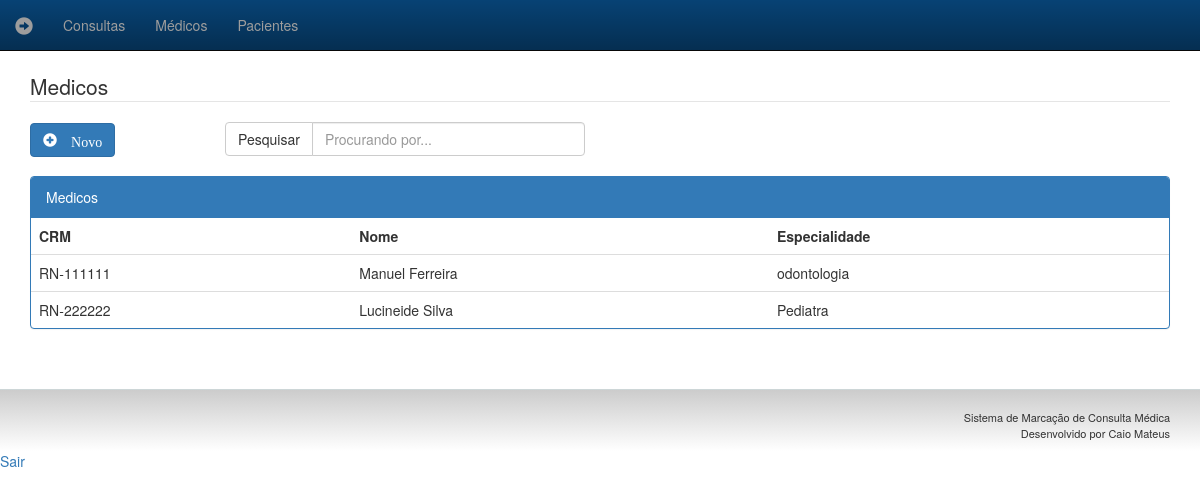
The page /medicos (signed in) on the database its author committed.
### consulta/models.py (models this page shows)
class Medico(models.Model):
	nome = models.CharField(max_length=50)
	crm = models.CharField(max_length=30)
	especialidade = models.CharField(max_length=30)
	def __str__(self):
		return self.nome

### consulta/views.py (the view)
# urls.py: url(r'^medicos$', views.medicos),
@login_required(login_url='login')
def medicos(request):
	medicos = Medico.objects.all()
	teste = 'Medicos'
	template = loader.get_template('medicos.html')
	context = RequestContext(request,{'medicos':medicos})
	return HttpResponse(template.render(context))

### consulta/templates/medicos.html (shortened to what this page needs)
{% extends "base.html" %}
{% block conteudo %}
      <legend>Medicos</legend>
        <div class="row">
          <div class="col-md-2">
            <a href="medico_forms"><button type="button" class="btn btn-primary glyphicon glyphicon-plus-sign"> Novo</button></a>
          </div>
          <div class="col-md-4">
            <div class="input-group">
                <span class="input-group-btn">
                  <button class="btn btn-default" type="button">Pesquisar</button>
                </span>
                <input type="text" class="form-control" placeholder="Procurando por...">
              </div>
          </div>
        </div>
        <div class="row">
          <div class="col-md-12">
          <br>
            <div class="panel panel-primary">
              <div class="panel-heading">Medicos</div>
              <table class="table">
                  <tr>
                    <th>CRM</th>
                    <th>Nome</th>
                    <th>Especialidade</th>
                  </tr>
                  {%for medico in medicos%}
                  <tr>
                    <td>{{medico.crm}}</td>
                    <td>{{medico}}</td>
                    <td>{{medico.especialidade}}</td>
                  </tr>
                  {% endfor %}
              </table>
            </div>
          </div>
        </div>
{% endblock %}

### rows shown on the page
Medico: crm "RN-111111", nome "Manuel Ferreira", especialidade "odontologia"
Medico: crm "RN-222222", nome "Lucineide Silva", especialidade "Pediatra"
